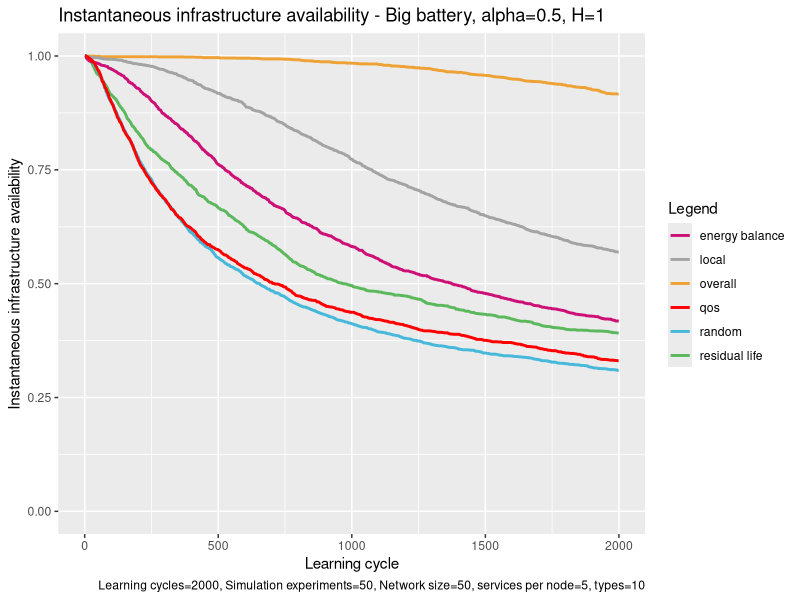

Recreate this plot in R.
# execute all lines: ctrl + shift + enter

library(ggplot2)

# set working directory here
setwd(dirname(rstudioapi::getSourceEditorContext()$path))

overall <- read.table("exp_assembly_overall_energy_template.txt", 
                      header = F,
                      sep = " ",
                      col.names= c("overallx", "overally")
)

random <- read.table("exp_assembly_random.txt", 
                     header = F,
                     sep = " ",
                     col.names= c("randomx", "randomy")
)

res <- read.table("exp_assembly_residual_life_template.txt", 
                  header = F,
                  sep = " ",
                  col.names= c("resx","resy")
)

local <- read.table("exp_assembly_local_energy_template.txt", 
                    header = F,
                    sep = " ",
                    col.names= c("locx","locy")
)

learning <- read.table("exp_assembly_energyAware.txt", 
                          header = F,
                          sep = " ",
                          col.names= c("enx","eny")
)

qos <- read.table("exp_assembly_QoS.txt", 
                       header = F,
                       sep = " ",
                       col.names= c("qosx","qosy")
)


overall_x <- overall$overallx
overall_y <- overall$overally

random_y <- random$randomy
res_y <- res$resy
local_y <- local$locy
energyAware_y <- learning$eny
qos_y <- qos$qosy

head(overall)

colors <- c("overall" = "#EEA236", "residual life" = "#5CB85C", "random" = "#46B8DA", "local"="gray64", "energy balance"="deeppink3", "qos"="#FF0000")

ggplot(data=local, aes(x=overall_x, col = group)) + 
  
  geom_line(aes(y = overall_y, color = "overall"), size = 1) +
  geom_line(aes(y = res_y, color = "residual life"), size = 1) +
  geom_line(aes(y = random_y, color = "random"), size = 1) +
  geom_line(aes(y = local_y, color = "local"), size = 1) +
  geom_line(aes(y = energyAware_y, color = "energy balance"), size = 1) +
  geom_line(aes(y = qos_y, color = "qos"), size = 1)  +
  ylim(0, 1.0) +
  
  labs(x = "Learning cycle",
       y = "Instantaneous infrastructure availability",
       color = "Legend",
       title = "Instantaneous infrastructure availability - Big battery, alpha=0.5, H=1", 
       caption = "Learning cycles=2000, Simulation experiments=50, Network size=50, services per node=5, types=10") +
  
  scale_color_manual(values = colors)
